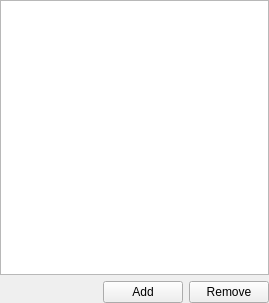
<?xml version="1.0" encoding="UTF-8"?>
<ui version="4.0">
 <class>ListShapeSetter</class>
 <widget class="QWidget" name="ListShapeSetter">
  <property name="geometry">
   <rect>
    <x>0</x>
    <y>0</y>
    <width>269</width>
    <height>303</height>
   </rect>
  </property>
  <property name="windowTitle">
   <string>Form</string>
  </property>
  <layout class="QGridLayout" name="gridLayout">
   <property name="leftMargin">
    <number>0</number>
   </property>
   <property name="topMargin">
    <number>0</number>
   </property>
   <property name="rightMargin">
    <number>0</number>
   </property>
   <property name="bottomMargin">
    <number>0</number>
   </property>
   <item row="1" column="2">
    <widget class="QPushButton" name="buttonRemove">
     <property name="text">
      <string>Remove</string>
     </property>
    </widget>
   </item>
   <item row="1" column="1">
    <widget class="QPushButton" name="buttonAdd">
     <property name="text">
      <string>Add</string>
     </property>
    </widget>
   </item>
   <item row="1" column="0">
    <spacer name="horizontalSpacer">
     <property name="orientation">
      <enum>Qt::Horizontal</enum>
     </property>
     <property name="sizeHint" stdset="0">
      <size>
       <width>40</width>
       <height>20</height>
      </size>
     </property>
    </spacer>
   </item>
   <item row="0" column="0" colspan="3">
    <widget class="QListWidget" name="listWidget"/>
   </item>
  </layout>
 </widget>
 <resources/>
 <connections/>
</ui>
